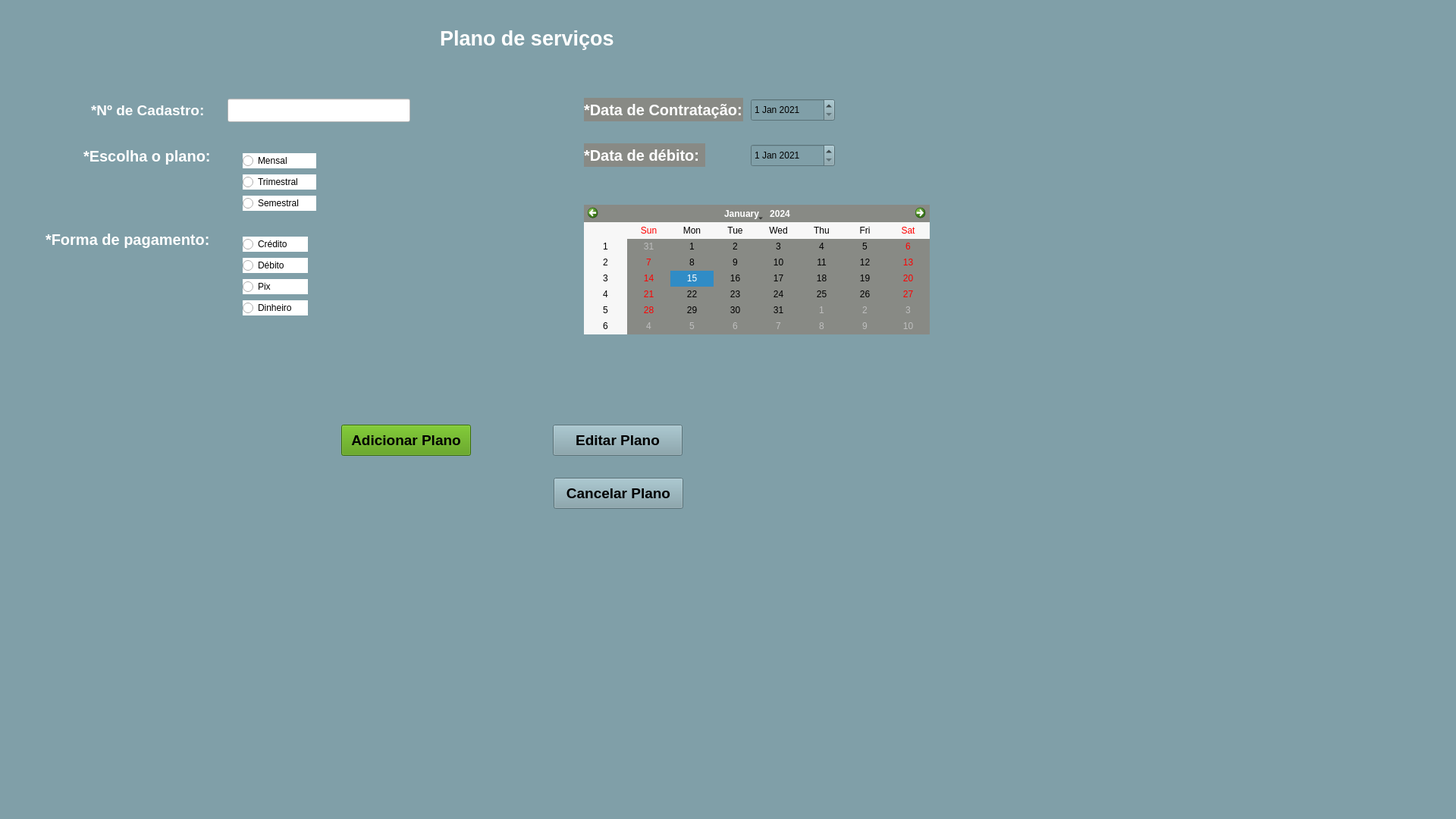
<?xml version="1.0" encoding="UTF-8"?>
<ui version="4.0">
 <class>MainWindow</class>
 <widget class="QMainWindow" name="MainWindow">
  <property name="geometry">
   <rect>
    <x>0</x>
    <y>0</y>
    <width>1920</width>
    <height>1080</height>
   </rect>
  </property>
  <property name="font">
   <font>
    <pointsize>14</pointsize>
   </font>
  </property>
  <property name="windowTitle">
   <string>MainWindow</string>
  </property>
  <property name="autoFillBackground">
   <bool>false</bool>
  </property>
  <property name="styleSheet">
   <string notr="true">background-color: rgb(128, 159, 168);</string>
  </property>
  <widget class="QWidget" name="centralwidget">
   <widget class="QLabel" name="label">
    <property name="geometry">
     <rect>
      <x>580</x>
      <y>20</y>
      <width>230</width>
      <height>61</height>
     </rect>
    </property>
    <property name="font">
     <font>
      <pointsize>20</pointsize>
      <weight>75</weight>
      <bold>true</bold>
     </font>
    </property>
    <property name="autoFillBackground">
     <bool>false</bool>
    </property>
    <property name="styleSheet">
     <string notr="true">color: rgb(255, 255, 255);</string>
    </property>
    <property name="text">
     <string>Plano de serviços</string>
    </property>
   </widget>
   <widget class="QLabel" name="label_2">
    <property name="enabled">
     <bool>true</bool>
    </property>
    <property name="geometry">
     <rect>
      <x>120</x>
      <y>120</y>
      <width>160</width>
      <height>51</height>
     </rect>
    </property>
    <property name="font">
     <font>
      <pointsize>14</pointsize>
      <weight>75</weight>
      <bold>true</bold>
      <kerning>true</kerning>
     </font>
    </property>
    <property name="autoFillBackground">
     <bool>false</bool>
    </property>
    <property name="styleSheet">
     <string notr="true">color: rgb(255, 255, 255);</string>
    </property>
    <property name="text">
     <string>*Nº de Cadastro:</string>
    </property>
   </widget>
   <widget class="QLineEdit" name="lineEdit">
    <property name="geometry">
     <rect>
      <x>300</x>
      <y>130</y>
      <width>241</width>
      <height>31</height>
     </rect>
    </property>
    <property name="styleSheet">
     <string notr="true">background-color: rgb(255, 255, 255);</string>
    </property>
   </widget>
   <widget class="QLabel" name="label_3">
    <property name="geometry">
     <rect>
      <x>110</x>
      <y>190</y>
      <width>170</width>
      <height>31</height>
     </rect>
    </property>
    <property name="font">
     <font>
      <pointsize>15</pointsize>
      <weight>75</weight>
      <bold>true</bold>
     </font>
    </property>
    <property name="styleSheet">
     <string notr="true">color: rgb(255, 255, 255);</string>
    </property>
    <property name="text">
     <string>*Escolha o plano:</string>
    </property>
   </widget>
   <widget class="QLabel" name="label_4">
    <property name="geometry">
     <rect>
      <x>60</x>
      <y>300</y>
      <width>220</width>
      <height>31</height>
     </rect>
    </property>
    <property name="font">
     <font>
      <pointsize>15</pointsize>
      <weight>75</weight>
      <bold>true</bold>
     </font>
    </property>
    <property name="styleSheet">
     <string notr="true">color: rgb(255, 255, 255);</string>
    </property>
    <property name="text">
     <string>*Forma de pagamento:</string>
    </property>
   </widget>
   <widget class="QWidget" name="layoutWidget_2">
    <property name="geometry">
     <rect>
      <x>320</x>
      <y>310</y>
      <width>86</width>
      <height>112</height>
     </rect>
    </property>
    <layout class="QVBoxLayout" name="verticalLayout_2">
     <item>
      <widget class="QRadioButton" name="radioButton_4">
       <property name="styleSheet">
        <string notr="true">background-color: rgb(255, 255, 255);</string>
       </property>
       <property name="text">
        <string>Crédito</string>
       </property>
      </widget>
     </item>
     <item>
      <widget class="QRadioButton" name="radioButton_7">
       <property name="styleSheet">
        <string notr="true">background-color: rgb(255, 255, 255);</string>
       </property>
       <property name="text">
        <string>Débito</string>
       </property>
      </widget>
     </item>
     <item>
      <widget class="QRadioButton" name="radioButton_5">
       <property name="styleSheet">
        <string notr="true">background-color: rgb(255, 255, 255);</string>
       </property>
       <property name="text">
        <string>Pix</string>
       </property>
      </widget>
     </item>
     <item>
      <widget class="QRadioButton" name="radioButton_6">
       <property name="styleSheet">
        <string notr="true">background-color: rgb(255, 255, 255);</string>
       </property>
       <property name="text">
        <string>Dinheiro</string>
       </property>
      </widget>
     </item>
    </layout>
   </widget>
   <widget class="QLabel" name="label_5">
    <property name="geometry">
     <rect>
      <x>770</x>
      <y>129</y>
      <width>210</width>
      <height>31</height>
     </rect>
    </property>
    <property name="font">
     <font>
      <pointsize>15</pointsize>
      <weight>75</weight>
      <bold>true</bold>
     </font>
    </property>
    <property name="styleSheet">
     <string notr="true">color: rgb(255, 255, 255);
background-color: rgb(136, 138, 133);</string>
    </property>
    <property name="text">
     <string>*Data de Contratação:</string>
    </property>
   </widget>
   <widget class="QLabel" name="label_6">
    <property name="geometry">
     <rect>
      <x>770</x>
      <y>189</y>
      <width>160</width>
      <height>31</height>
     </rect>
    </property>
    <property name="font">
     <font>
      <pointsize>15</pointsize>
      <weight>75</weight>
      <bold>true</bold>
     </font>
    </property>
    <property name="styleSheet">
     <string notr="true">color: rgb(255, 255, 255);
background-color: rgb(136, 138, 133);</string>
    </property>
    <property name="text">
     <string>*Data de débito:</string>
    </property>
   </widget>
   <widget class="QDateEdit" name="dateEdit">
    <property name="geometry">
     <rect>
      <x>990</x>
      <y>130</y>
      <width>111</width>
      <height>30</height>
     </rect>
    </property>
    <property name="minimumDateTime">
     <datetime>
      <hour>0</hour>
      <minute>0</minute>
      <second>0</second>
      <year>2021</year>
      <month>1</month>
      <day>1</day>
     </datetime>
    </property>
    <property name="minimumDate">
     <date>
      <year>2021</year>
      <month>1</month>
      <day>1</day>
     </date>
    </property>
   </widget>
   <widget class="QCalendarWidget" name="calendarWidget">
    <property name="geometry">
     <rect>
      <x>770</x>
      <y>270</y>
      <width>456</width>
      <height>171</height>
     </rect>
    </property>
    <property name="styleSheet">
     <string notr="true">background-color: rgb(136, 138, 133);
border-color: rgb(46, 52, 54);
</string>
    </property>
    <property name="minimumDate">
     <date>
      <year>2020</year>
      <month>9</month>
      <day>1</day>
     </date>
    </property>
    <property name="firstDayOfWeek">
     <enum>Qt::Sunday</enum>
    </property>
    <property name="gridVisible">
     <bool>false</bool>
    </property>
    <property name="navigationBarVisible">
     <bool>true</bool>
    </property>
    <property name="dateEditEnabled">
     <bool>true</bool>
    </property>
   </widget>
   <widget class="QDateEdit" name="dateEdit_2">
    <property name="geometry">
     <rect>
      <x>990</x>
      <y>190</y>
      <width>111</width>
      <height>30</height>
     </rect>
    </property>
    <property name="minimumDateTime">
     <datetime>
      <hour>0</hour>
      <minute>0</minute>
      <second>0</second>
      <year>2021</year>
      <month>1</month>
      <day>1</day>
     </datetime>
    </property>
    <property name="minimumDate">
     <date>
      <year>2021</year>
      <month>1</month>
      <day>1</day>
     </date>
    </property>
   </widget>
   <widget class="QPushButton" name="pushButton_1">
    <property name="geometry">
     <rect>
      <x>450</x>
      <y>560</y>
      <width>171</width>
      <height>41</height>
     </rect>
    </property>
    <property name="font">
     <font>
      <pointsize>14</pointsize>
      <weight>75</weight>
      <bold>true</bold>
     </font>
    </property>
    <property name="styleSheet">
     <string notr="true">background-color: rgb(78, 154, 6);</string>
    </property>
    <property name="text">
     <string>Adicionar Plano</string>
    </property>
   </widget>
   <widget class="QPushButton" name="pushButton_2">
    <property name="geometry">
     <rect>
      <x>729</x>
      <y>560</y>
      <width>171</width>
      <height>41</height>
     </rect>
    </property>
    <property name="font">
     <font>
      <pointsize>14</pointsize>
      <weight>75</weight>
      <bold>true</bold>
     </font>
    </property>
    <property name="styleSheet">
     <string notr="true"/>
    </property>
    <property name="text">
     <string>Editar Plano</string>
    </property>
   </widget>
   <widget class="QPushButton" name="pushButton_3">
    <property name="geometry">
     <rect>
      <x>730</x>
      <y>630</y>
      <width>171</width>
      <height>41</height>
     </rect>
    </property>
    <property name="font">
     <font>
      <pointsize>14</pointsize>
      <weight>75</weight>
      <bold>true</bold>
     </font>
    </property>
    <property name="styleSheet">
     <string notr="true"/>
    </property>
    <property name="text">
     <string>Cancelar Plano</string>
    </property>
   </widget>
   <widget class="QWidget" name="layoutWidget">
    <property name="geometry">
     <rect>
      <x>320</x>
      <y>200</y>
      <width>97</width>
      <height>83</height>
     </rect>
    </property>
    <layout class="QVBoxLayout" name="verticalLayout">
     <item>
      <widget class="QRadioButton" name="radioButton">
       <property name="styleSheet">
        <string notr="true">background-color: rgb(255, 255, 255);</string>
       </property>
       <property name="text">
        <string>Mensal</string>
       </property>
      </widget>
     </item>
     <item>
      <widget class="QRadioButton" name="radioButton_2">
       <property name="styleSheet">
        <string notr="true">background-color: rgb(255, 255, 255);</string>
       </property>
       <property name="text">
        <string>Trimestral</string>
       </property>
      </widget>
     </item>
     <item>
      <widget class="QRadioButton" name="radioButton_3">
       <property name="styleSheet">
        <string notr="true">background-color: rgb(255, 255, 255);</string>
       </property>
       <property name="text">
        <string>Semestral</string>
       </property>
      </widget>
     </item>
    </layout>
   </widget>
  </widget>
  <widget class="QMenuBar" name="menubar">
   <property name="geometry">
    <rect>
     <x>0</x>
     <y>0</y>
     <width>1920</width>
     <height>22</height>
    </rect>
   </property>
  </widget>
  <widget class="QStatusBar" name="statusbar"/>
 </widget>
 <resources/>
 <connections/>
</ui>
